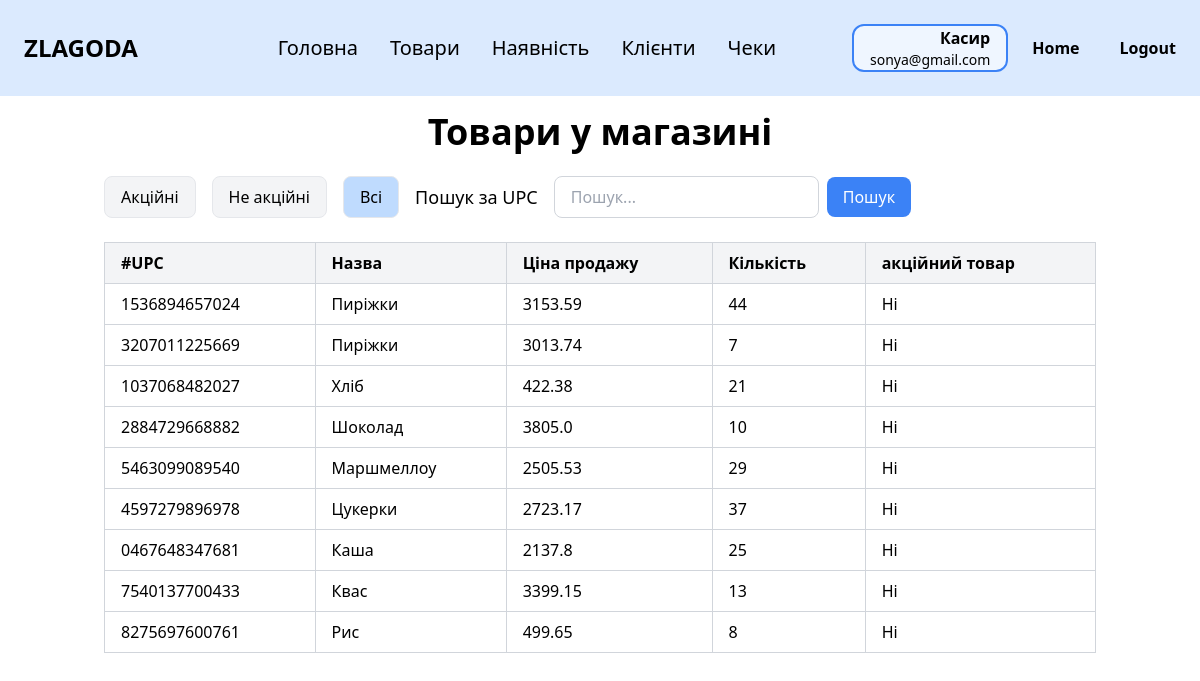
/stock (signed in), run on an earlier commit of the app's database.
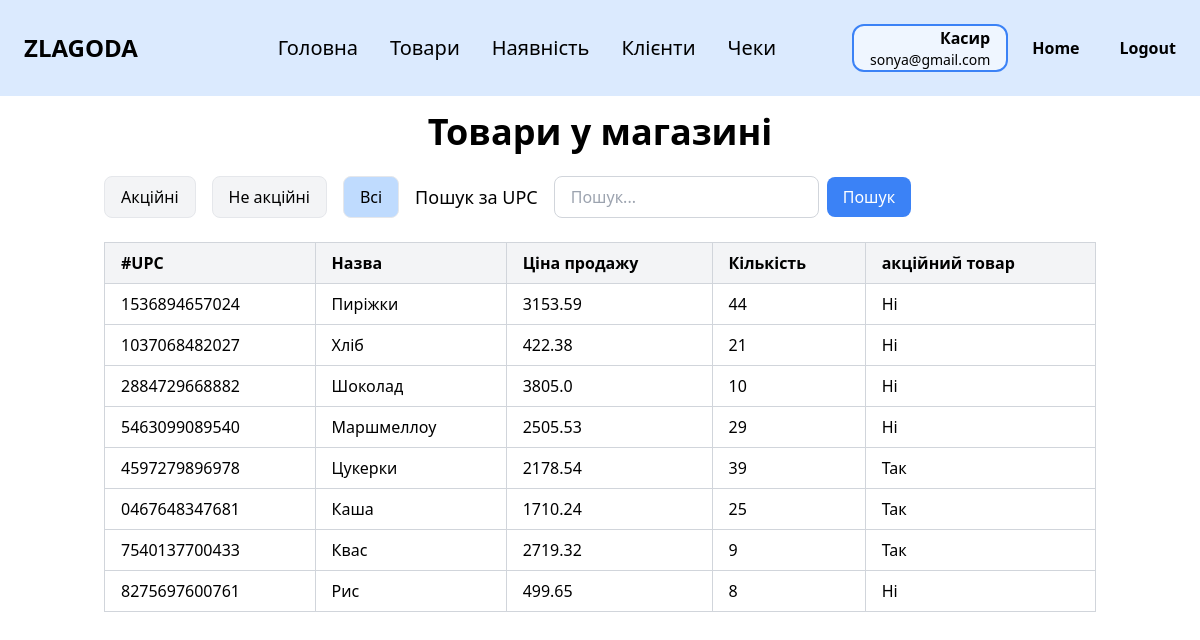
And on a later commit of the database.
### tables this page shows
CREATE TABLE employee (
                id INTEGER PRIMARY KEY,
                last_name TEXT NOT NULL,
                first_name TEXT NOT NULL,
                middle_name TEXT,
                position TEXT NOT NULL,
                salary REAL NOT NULL,
                start_date DATE NOT NULL,
                birth_date DATE NOT NULL,
                phone TEXT NOT NULL,
                city TEXT NOT NULL,
                street TEXT NOT NULL,
                postal_code TEXT NOT NULL,
                password TEXT NOT NULL,
                email TEXT NOT NULL UNIQUE
            );

CREATE TABLE store_product (
                upc TEXT PRIMARY KEY,
                price REAL NOT NULL,
                quantity INTEGER NOT NULL,
                expiration_date DATE,
                is_promotional BOOLEAN DEFAULT FALSE,
                promo_price REAL,
                product_id INTEGER NOT NULL,
                FOREIGN KEY (product_id) REFERENCES product (id)
            );

CREATE TABLE product (
                id INTEGER PRIMARY KEY,
                name TEXT NOT NULL,
                manufacturer TEXT NOT NULL,
                specifications TEXT,
                category_number INTEGER NOT NULL,
                FOREIGN KEY (category_number) REFERENCES category (category_number)
            );

### zlg_website/views/storeproducts.py (the view, shortened to what this page needs)
@views.route('/stock')
@login_required
def storeproducts():
   category_number = request.args.get('category')
   sort = request.args.get('sort')
   order = request.args.get('order', 'asc')
   promo_filter = request.args.get('promo')
   search = request.args.get('search')
   quantity_filter = request.args.get('quantity')
   sql_str = """
       SELECT sp.*, p.name, p.manufacturer, p.specifications, p.category_number, c.name as category_name
       FROM store_product sp
       JOIN product p ON sp.product_id = p.id
       JOIN category c ON p.category_number = c.category_number
   """
   where_clauses = []
   params = {}
   if promo_filter == 'yes':
       where_clauses.append("sp.is_promotional = TRUE")
   elif promo_filter == 'no':
       where_clauses.append("sp.is_promotional = FALSE")
   if search:
       where_clauses.append("sp.upc LIKE :search")
       params['search'] = f"{search}%"
   if where_clauses:
       sql_str += " WHERE " + " AND ".join(where_clauses)
   if sort == 'name':
       sql_str += f" ORDER BY p.name {order}"
   elif sort == 'quantity':
       sql_str += f" ORDER BY sp.quantity {order}"
   elif sort == 'id':
       sql_str += " ORDER BY p.id ASC"
   else:
       sql_str += " ORDER BY p.id ASC"  # За замовчуванням — за id
   stmt = text(sql_str)
   result = db.session.execute(stmt, params)
   products = [dict(row._mapping) for row in result.fetchall()]
   categories_sql = text("SELECT * FROM category")
   categories_result = db.session.execute(categories_sql)
   categories = [dict(row._mapping) for row in categories_result.fetchall()]
   return render_template("storeproducts.html",
                          user=current_user,
                          products=products,
                          categories=categories,
                          sort=sort,
                          order=order,
                          category_number=category_number,
                          current_promo_filter=promo_filter,
                          quantity_filter=quantity_filter)

### zlg_website/__init__.py (called while the page is built)
def create_app():
    app = Flask(__name__)
    app.config['SECRET_KEY'] = 'zlagoda'
    app.config['SQLALCHEMY_DATABASE_URI'] = f'sqlite:///{os.path.join(app.instance_path, DB_NAME)}'
    app.config['SQLALCHEMY_TRACK_MODIFICATIONS'] = False
    db.init_app(app)
    from .views import views
    from .auth import auth
    app.register_blueprint(views, url_prefix='/')
    app.register_blueprint(auth, url_prefix='/')
    from .models import Employee, Category, Product
    with app.app_context():
        if database_is_empty(app):
            create_database(app)
    login_manager = LoginManager()
    login_manager.login_view = 'auth.login'
    login_manager.init_app(app)
    @login_manager.user_loader
    def load_user(id):
        return Employee.get_by_id(id)
    return app

### zlg_website/models.py (called while the page is built)
   @staticmethod
   def get_by_id(id):
       result = db.session.execute(text("SELECT * FROM employee WHERE id = :id"), {"id": id}).fetchone()
       if result:
           return Employee(
               id=result.id,
               last_name=result.last_name,
               first_name=result.first_name,
               middle_name=result.middle_name,
               position=result.position,
               salary=result.salary,
               start_date=result.start_date,
               birth_date=result.birth_date,
               phone=result.phone,
               city=result.city,
               street=result.street,
               postal_code=result.postal_code,
               password=result.password,
               email=result.email
           )
       return None

### zlg_website/templates/storeproducts.html (shortened to what this page needs)
{% extends "base.html" %}
{% block content %}
<div class="py-4">
    <h1 class="text-4xl font-bold mb-6 text-center">Товари у магазині</h1>
    <div class="flex justify-between items-center mb-6">
        <div class="flex items-center">
            <div class="flex space-x-4 items-center">
                <a href="{{ url_for('views.storeproducts', promo='yes') }}">
                    <button class="px-4 py-2 border rounded-lg bg-gray-100 hover:bg-gray-200 {% if current_promo_filter == 'yes' %}bg-blue-200{% endif %}">
                        Акційні
                    </button>
                </a>
                <a href="{{ url_for('views.storeproducts', promo='no') }}">
                    <button class="px-4 py-2 border rounded-lg bg-gray-100 hover:bg-gray-200 {% if current_promo_filter == 'no' %}bg-blue-200{% endif %}">
                        Не акційні
                    </button>
                </a>
                <a href="{{ url_for('views.storeproducts') }}">
                    <button class="px-4 py-2 border rounded-lg bg-gray-100 hover:bg-gray-200 {% if not current_promo_filter %}bg-blue-200{% endif %}">
                        Всі
                    </button>
                </a>
            </div>
            <p class="mr-4 ml-4 text-lg">Пошук за UPC</p>
            <form method="GET" action="{{ url_for('views.storeproducts') }}" class="flex items-center" id="search-form">
                <input
                        type="text"
                        name="search"
                        placeholder="Пошук..."
                        value="{{ request.args.get('search', '') }}"
                        class="px-4 py-2 border border-gray-300 rounded-lg focus:outline-none focus:ring-2 focus:ring-blue-500"
                />
                <button type="submit" class="ml-2 px-4 py-2 bg-blue-500 text-white rounded-lg hover:bg-blue-600">Пошук
                </button>
            </form>
        </div>
    </div>
    <div class="overflow-x-auto">
        <table class="min-w-full border-collapse border border-gray-300">
            <thead>
            <tr class="bg-gray-100">
                <th class="border border-gray-300 px-4 py-2 text-left">#UPC</th>
                <th class="border border-gray-300 px-4 py-2 text-left">
                    <a href="{{ url_for('views.storeproducts',
                        sort='name',
                        order='desc' if request.args.get('sort') == 'name' and request.args.get('order') == 'asc' else 'asc',
                        search=request.args.get('search'),
                        category=request.args.get('category'),
                        promo=request.args.get('promo')) }}"
                       class="hover:underline">
                        Назва
                    </a>
                </th>
                <th class="border border-gray-300 px-4 py-2 text-left">Ціна продажу</th>
                <th class="border border-gray-300 px-4 py-2 text-left">
                    <a href="{{ url_for('views.storeproducts',
                        sort='quantity',
                        order='desc' if request.args.get('sort') == 'quantity' and request.args.get('order') == 'asc' else 'asc',
                        search=request.args.get('search'),
                        category=request.args.get('category'),
                        promo=request.args.get('promo')) }}"
                       class="hover:underline">
                        Кількість
                    </a>
                </th>
                <th class="border border-gray-300 px-4 py-2 text-left">акційний товар</th>
            </tr>
            </thead>
            <tbody>
            {% if products %}
            {% for product in products %}
            <tr>
                <td class="border border-gray-300 px-4 py-2">{{ product.upc }}</td>
                <td class="border border-gray-300 px-4 py-2">{{ product.name }}</td>
                <td class="border border-gray-300 px-4 py-2">
    {{ product.promo_price if product.is_promotional and product.promo_price else product.price }}
</td>
                <td class="border border-gray-300 px-4 py-2">{{ product.quantity }}</td>
                <td class="border border-gray-300 px-4 py-2">{{ 'Так' if product.is_promotional else 'Ні' }}</td>
            </tr>
            {% endfor %}
            {% else %}
            <tr>
                <td colspan="{{ 6 if user.position == 'Менеджер' else 5 }}" class="text-center py-4">Немає товарів для
                    відображення
                </td>
            </tr>
            {% endif %}
            </tbody>
        </table>
    </div>
</div>
{% endblock %}

### zlg_website/templates/base.html (shortened to what this page needs)
<!DOCTYPE html>
<html lang="en">
<head>
    <link rel="stylesheet" href="https://cdn.jsdelivr.net/npm/tailwindcss@2.2.19/dist/tailwind.min.css">
</head>
<body class="bg-white text-black">
<nav class="bg-blue-100 p-6">
    <div class="flex items-center justify-between">
        <div class="text-black text-2xl font-black mr-16">ZLAGODA</div>
        {% if user.is_authenticated %}
        <div class="flex gap-8 max-md:gap-5 max-sm:hidden">
            <a href="/" class="text-xl cursor-pointer max-md:text-base">Головна</a>
            {% if user.position == 'Менеджер' %}
            <a href="/employees" class="text-xl cursor-pointer max-md:text-base">Працівники</a>
            <a href="/categories" class="text-xl cursor-pointer max-md:text-base">Категорії</a>
            <a href="/products" class="text-xl cursor-pointer max-md:text-base">Товари</a>
            <a href="/stock" class="text-xl cursor-pointer max-md:text-base">Наявність</a>
            <a href="/clients" class="text-xl cursor-pointer max-md:text-base">Клієнти</a>
            <a href="/receipts" class="text-xl cursor-pointer max-md:text-base">Чеки</a>
            {% elif user.position == 'Касир' %}
            <a href="/products" class="text-xl cursor-pointer max-md:text-base">Товари</a>
            <a href="/stock" class="text-xl cursor-pointer max-md:text-base">Наявність</a>
            <a href="/clients" class="text-xl cursor-pointer max-md:text-base">Клієнти</a>
            <a href="/receipts" class="text-xl cursor-pointer max-md:text-base">Чеки</a>
            {% endif %}
        </div>
        {% endif %}
        {% if user.is_authenticated %}
        <div class="flex items-center gap-6">
            <div class="px-4 border-2 border-blue-500 rounded-xl bg-blue-50 text-right">
                <p class="text-base font-semibold">
                    {% if user.position == 'Касир' %}
                    Касир
                    {% elif user.position == 'Менеджер' %}
                    Менеджер
                    {% else %}
                    {{ user.position }}
                    {% endif %}
                </p>
                <p class="text-sm">{{ user.email }}</p>
            </div>
            <a href="/welcome" class="text-black font-bold mr-4">Home</a>
            <a href="/logout" class="text-black font-bold">Logout</a>
        </div>
        {% else %}
        <a href="/login" class="text-black font-bold">Login</a>
        {% endif %}
    </div>
</nav>
<div class="container mx-auto px-4">
    {% block content %}{% endblock %}
</div>
</body>
</html>

What changed in the data, as far as the page shows it:
removed store_product: upc "3207011225669", name "Пиріжки", is_promotional+price "3013.74", quantity "7", is_promotional "Ні"
changed store_product "Цукерки": is_promotional+promo_price "2723.17" → "2178.54"; quantity "37" → "39"; is_promotional "Ні" → "Так"
changed store_product "Каша": is_promotional+promo_price "2137.8" → "1710.24"; is_promotional "Ні" → "Так"
changed store_product "Квас": is_promotional+promo_price "3399.15" → "2719.32"; quantity "13" → "9"; is_promotional "Ні" → "Так"
